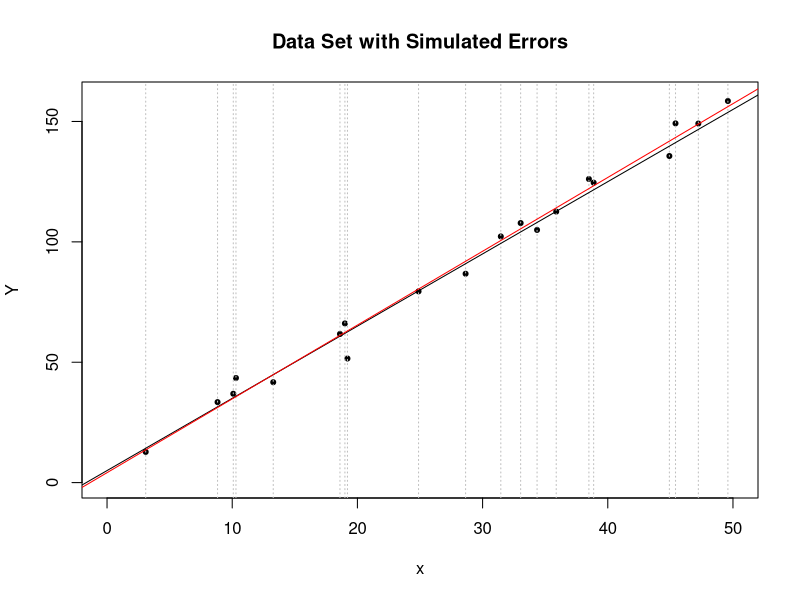
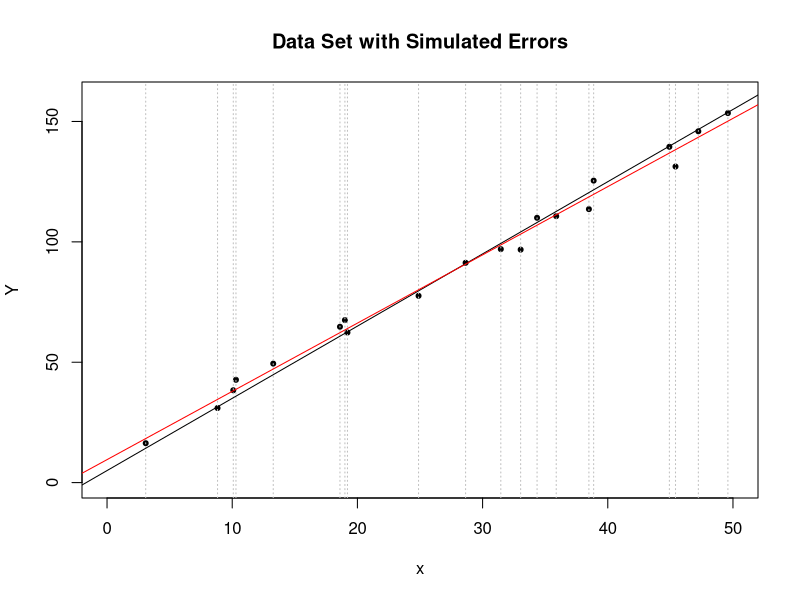
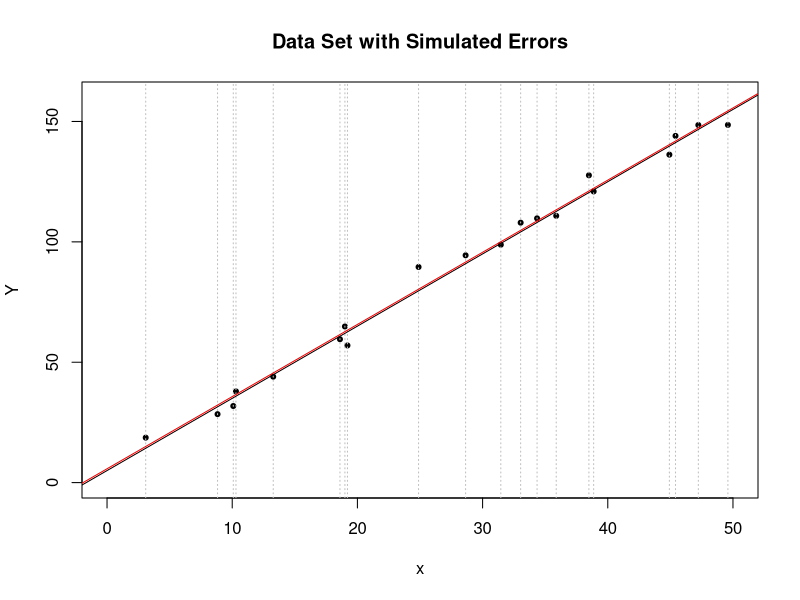
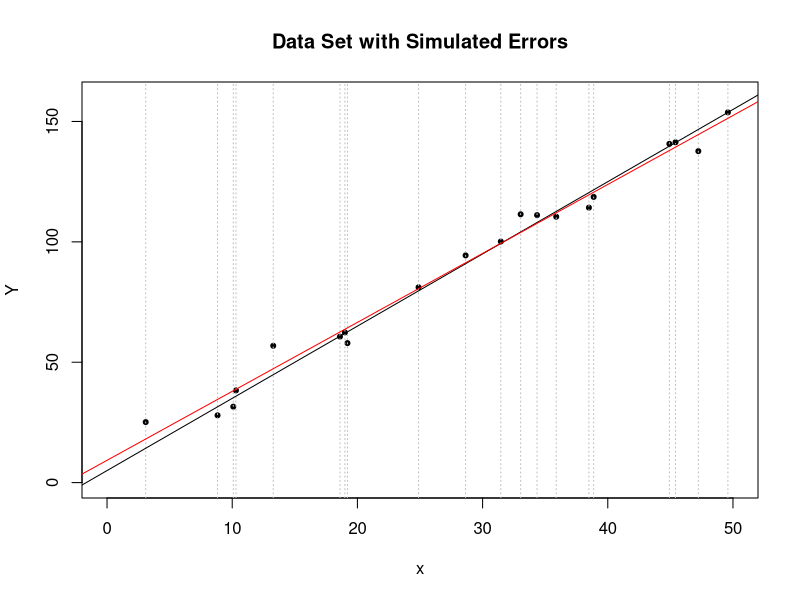
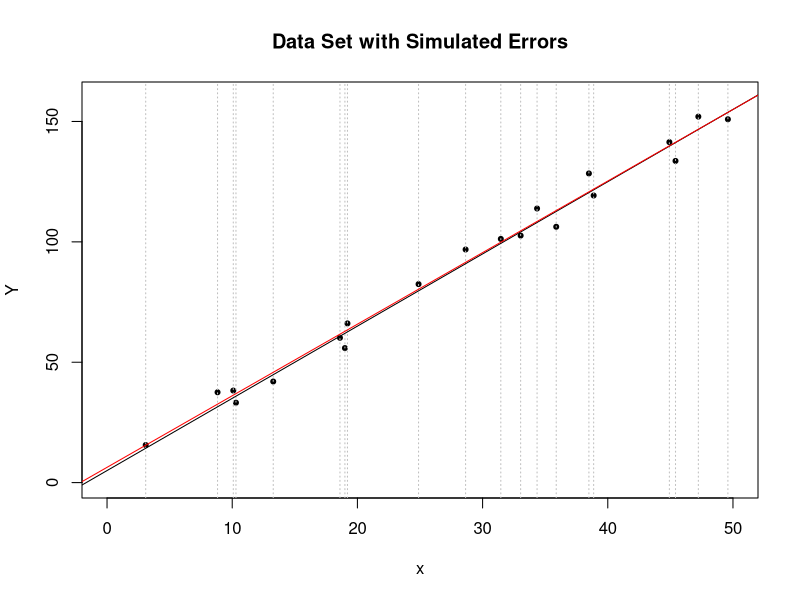
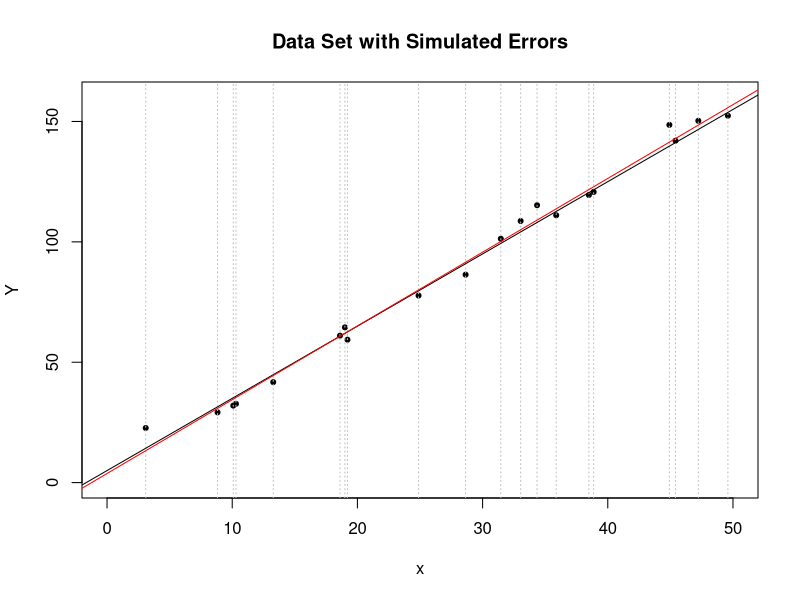
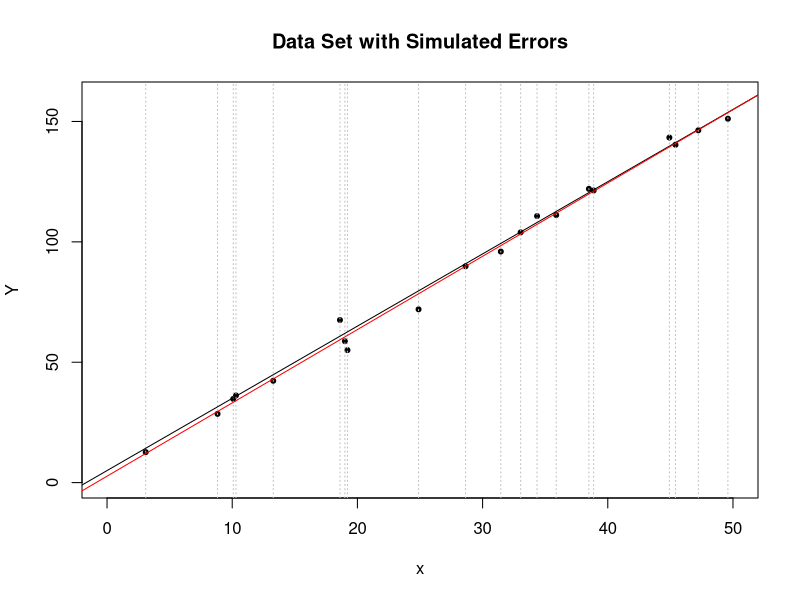
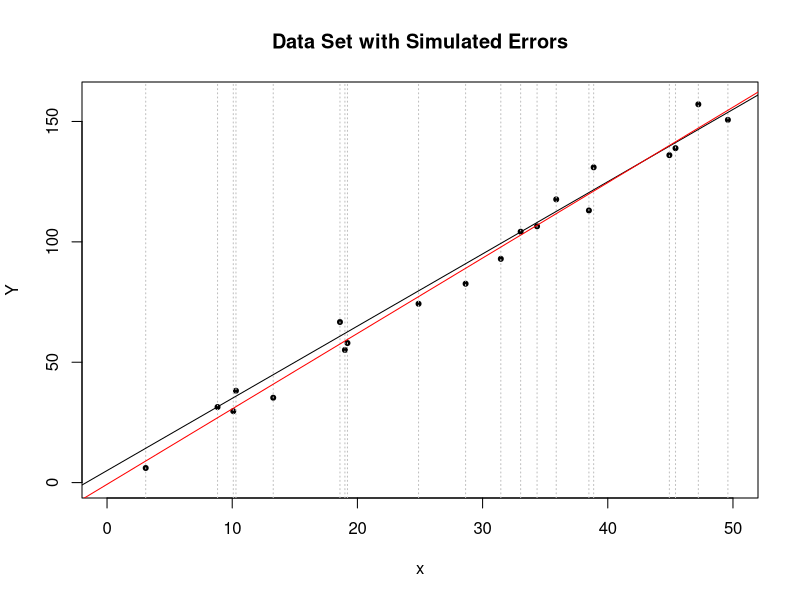

These figures' R source, in order:
#--------------------------------------------------------------------------------------------------------------------------------------------------
#   Part II: Multiple Regression
#   "Solution 7.5.4 Simulation.R"
#   Author: Marcel Steiner-Curtis
#   Date: 21.08.2018    sml
#--------------------------------------------------------------------------------------------------------------------------------------------------

rm(list=ls(all=TRUE))

#--------------------------------------------------------------------------------------------------------------------------------------------------
#   Solution 7.5.4 Simulation
#--------------------------------------------------------------------------------------------------------------------------------------------------
#   create data without measurement errors but with random x-values
set.seed(1)
n <- 20
x <- runif(n, min=0, max=50)
beta0 <- 5
beta1 <- 3
y <- beta0+beta1*x


#--------------------------------------------------------------------------------------------------------------------------------------------------
#   (a) Simulation of the Different Straight Lines with Graphic
#--------------------------------------------------------------------------------------------------------------------------------------------------
sigma <- 5
set.seed(1)
for(i in 1:100){
    E <- rnorm(n, mean=0, sd=sigma)
    Y <- y + E
    #   estimation
    mod <- lm(Y ~ x)
    #   graphic
    plot(x, Y, pch=20, xlim=c(0,50), ylim=c(0,160), main="Data Set with Simulated Errors")
    abline(v=x, lty=3, col="gray")
    abline(a=5, b=3)
    abline(mod, col="red")
    dev.flush()
    Sys.sleep(0.2)
}


#--------------------------------------------------------------------------------------------------------------------------------------------------
#   (b) Simulation with 100 Replications
#--------------------------------------------------------------------------------------------------------------------------------------------------
beta0.sim <- NULL
beta1.sim <- NULL
set.seed(1)
for(i in 1:100){
    E <- rnorm(n, mean=0, sd=sigma)
    Y <- y + E
    #   estimation
    mod <- lm(Y ~ x)
    beta0.sim[i] <- coefficients(mod)[1]
    beta1.sim[i] <- coefficients(mod)[2]
}

#   distributions of beta0 and beta1 with theoretical distributions
op <- par(mfrow=c(1,2))
    #   intercept
    sd0.theory <- sigma*sqrt(1/n+mean(x)^2/sum((x-mean(x))^2))
    hist(beta0.sim, xlab="beta0", freq=F, ylim=c(0,0.2), breaks=seq(-10,15,by=1), xlim=range(pretty(beta0.sim)), col="gray")
    abline(v=mean(beta0.sim)+sd(beta0.sim)*c(-1,0,1), col="blue", lwd=2)
    abline(v=beta0+sd0.theory*c(-1,0,1), col="red")
    curve(dnorm(xi, mean=beta0, sd=sd0.theory),
          xname="xi", from=range(pretty(beta0.sim))[1], to=range(pretty(beta0.sim))[2], n=1001, col="red", add=T)

    #   slope
    sd1.theory <- sqrt(sigma^2/sum((x-mean(x))^2))
    hist(beta1.sim, xlab="beta1", freq=F, ylim=c(0,6), breaks=seq(2,4,by=0.05), xlim=range(pretty(beta1.sim)), col="gray")
    abline(v=mean(beta1.sim)+sd(beta1.sim)*c(-1,0,1), col="blue", lwd=2)
    abline(v=beta1+sd1.theory*c(-1,0,1), col="red")
    curve(dnorm(xi, mean=beta1, sd=sd1.theory),
          xname="xi", from=range(pretty(beta1.sim))[1], to=range(pretty(beta1.sim))[2], n=1001, col="red", add=T)
par(op)


#--------------------------------------------------------------------------------------------------------------------------------------------------
#   (c) Simulation with 10000 Replications
#--------------------------------------------------------------------------------------------------------------------------------------------------
beta0.sim <- NULL
beta1.sim <- NULL
set.seed(1)
for(i in 1:10000){
    E <- rnorm(n, mean=0, sd=sigma)
    Y <- y + E
    #   estimation
    mod <- lm(Y ~ x)
    beta0.sim[i] <- coefficients(mod)[1]
    beta1.sim[i] <- coefficients(mod)[2]
}

#   distributions of beta0 and beta1 with theoretical distributions
op <- par(mfrow=c(1,2))
    #   intercept
    sd0.theory <- sigma*sqrt(1/n+mean(x)^2/sum((x-mean(x))^2))
    hist(beta0.sim, xlab="beta0", freq=F, ylim=c(0,0.2), breaks=seq(-10,15,by=1), xlim=range(pretty(beta0.sim)), col="gray")
    abline(v=mean(beta0.sim)+sd(beta0.sim)*c(-1,0,1), col="blue", lwd=2)
    abline(v=beta0+sd0.theory*c(-1,0,1), col="red")
    curve(dnorm(xi, mean=beta0, sd=sd0.theory),
          xname="xi", from=range(pretty(beta0.sim))[1], to=range(pretty(beta0.sim))[2], n=1001, col="red", add=T)

    #   slope
    sd1.theory <- sqrt(sigma^2/sum((x-mean(x))^2))
    hist(beta1.sim, xlab="beta1", freq=F, ylim=c(0,6), breaks=seq(2,4,by=0.05), xlim=range(pretty(beta1.sim)), col="gray")
    abline(v=mean(beta1.sim)+sd(beta1.sim)*c(-1,0,1), col="blue", lwd=2)
    abline(v=beta1+sd1.theory*c(-1,0,1), col="red")
    curve(dnorm(xi, mean=beta1, sd=sd1.theory),
          xname="xi", from=range(pretty(beta1.sim))[1], to=range(pretty(beta1.sim))[2], n=1001, col="red", add=T)
par(op)

#   REMARKS: The more simulations are carried out, the closer are the expected values calculated from the simulation results
#            to the theoretical values.
#            This has to be this way: if we repeat the simulation infinitely often, then the theoretical value would come out.


#--------------------------------------------------------------------------------------------------------------------------------------------------
